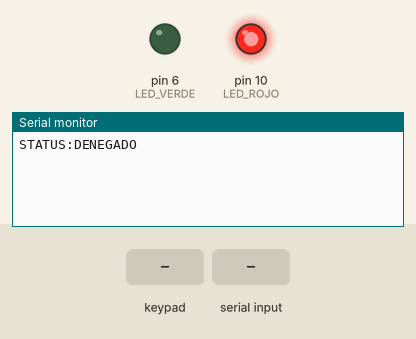
This program was run on a simulated Arduino Uno, built with avr-gcc and run on an emulated ATmega328P. On the bench: output pins drawn as LEDs (lit = HIGH), the last lines printed to the serial monitor. The test bench sets the inputs (shaded band).

Above: at 1.2 s.
1.3 s: key '1' pressed
At 2.5 s:
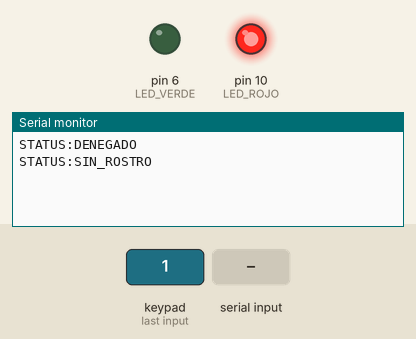
2.8 s: "A" received over Serial
At 3.8 s:
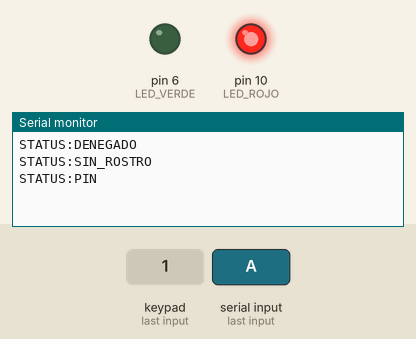
4.3 s: keypad keys 1 2 3 4 pressed 0.4 s apart
At 4.56 s:
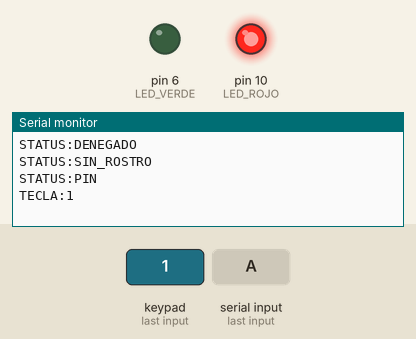
Timing chart, 0 to 7.3 s (numbered marks = the images above; inputs shaded):
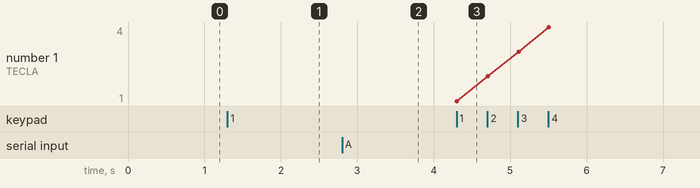

Measured:
- after the input at 1.3 s, the serial monitor: prints a new line at once (image 1)
- after the input at 2.8 s, the serial monitor: prints a new line at once (image 2)
- after the input at 4.3 s, the serial monitor: prints a new line at once (image 3)

The program:

main.cpp
```cpp
#include <Arduino.h>
#include <Keypad.h>

const int LED_ROJO = 10;
const int LED_VERDE = 6;

const String PIN_CORRECTO = "1234";
String pinIngresado = "";

bool rostroDetectado = false;
bool accesoConcedido = false;

unsigned long ultimaSenalRostro = 0;
unsigned long tiempoAccesoConcedido = 0;

const unsigned long GRACIA_ROSTRO_MS = 3000;
const unsigned long DURACION_ACCESO_MS = 6000;

const byte FILAS = 4;
const byte COLUMNAS = 4;
char teclas[FILAS][COLUMNAS] = {
  {'1', '2', '3', 'A'},
  {'4', '5', '6', 'B'},
  {'7', '8', '9', 'C'},
  {'*', '0', '#', 'D'}
};

byte pinesFilas[FILAS] = {9, 8, 7, 5};
byte pinesColumnas[COLUMNAS] = {4, 3, 2, A0};

Keypad teclado = Keypad(makeKeymap(teclas), pinesFilas, pinesColumnas, FILAS, COLUMNAS);

void bloquearSistema(bool notificar) {
  accesoConcedido = false;
  pinIngresado = "";
  digitalWrite(LED_VERDE, LOW);
  digitalWrite(LED_ROJO, HIGH);
  if (notificar) {
    Serial.println("STATUS:DENEGADO");
  }
}

void concederAcceso() {
  accesoConcedido = true;
  tiempoAccesoConcedido = millis();
  pinIngresado = "";
  digitalWrite(LED_ROJO, LOW);
  digitalWrite(LED_VERDE, HIGH);
  Serial.println("STATUS:OK");
}

void setup() {
  pinMode(LED_ROJO, OUTPUT);
  pinMode(LED_VERDE, OUTPUT);
  Serial.begin(9600);
  bloquearSistema(true);
}

void loop() {
  while (Serial.available() > 0) {
    char dato = Serial.read();
    if (dato == 'A') {
      if (!rostroDetectado && !accesoConcedido) {
        Serial.println("STATUS:PIN");
      }
      rostroDetectado = true;
      ultimaSenalRostro = millis();
    } else if (dato == 'R') {
      if (!accesoConcedido && (millis() - ultimaSenalRostro > GRACIA_ROSTRO_MS)) {
        if (rostroDetectado) {
          rostroDetectado = false;
          pinIngresado = "";
          Serial.println("STATUS:DENEGADO");
        }
      }
    }
  }

  if (!accesoConcedido && rostroDetectado && (millis() - ultimaSenalRostro > GRACIA_ROSTRO_MS)) {
    rostroDetectado = false;
    pinIngresado = "";
    Serial.println("STATUS:DENEGADO");
  }

  if (accesoConcedido && (millis() - tiempoAccesoConcedido > DURACION_ACCESO_MS)) {
    rostroDetectado = false;
    bloquearSistema(true);
  }

  char tecla = teclado.getKey();
  if (tecla) {
    if (!rostroDetectado && !accesoConcedido) {
      Serial.println("STATUS:SIN_ROSTRO");
      return;
    }

    if (tecla == '*') {
      rostroDetectado = false;
      bloquearSistema(true);
    } else if (tecla == '#') {
      if (pinIngresado == PIN_CORRECTO) {
        concederAcceso();
      } else {
        Serial.println("STATUS:PIN_ERR");
        pinIngresado = "";
        digitalWrite(LED_VERDE, LOW);
        digitalWrite(LED_ROJO, HIGH);
      }
    } else {
      if (pinIngresado.length() < 6) {
        pinIngresado += tecla;
        Serial.print("TECLA:");
        Serial.println(pinIngresado.length());
      }
    }
  }
}
```
